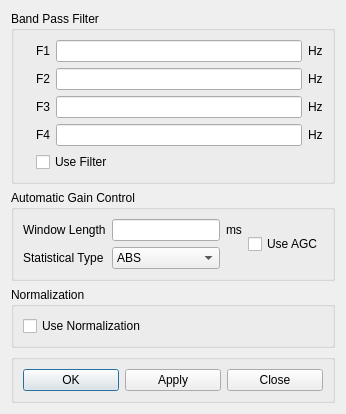
<?xml version="1.0" encoding="UTF-8"?>
<ui version="4.0">
 <class>ProcParmDialog</class>
 <widget class="QDialog" name="ProcParmDialog">
  <property name="windowTitle">
   <string>Processing Parameters</string>
  </property>
  <property name="modal">
   <bool>true</bool>
  </property>
  <layout class="QVBoxLayout" name="verticalLayout_6">
   <item>
    <widget class="QGroupBox" name="groupBox">
     <property name="title">
      <string>Band Pass Filter</string>
     </property>
     <layout class="QHBoxLayout" name="horizontalLayout_14">
      <item>
       <widget class="QLabel" name="label">
        <property name="text">
         <string/>
        </property>
        <property name="pixmap">
         <pixmap resource="myrc.qrc">:/images/Filt.png</pixmap>
        </property>
       </widget>
      </item>
      <item>
       <layout class="QVBoxLayout" name="verticalLayout_2">
        <item>
         <layout class="QHBoxLayout" name="horizontalLayout">
          <item>
           <widget class="QLabel" name="label_2">
            <property name="text">
             <string>F1</string>
            </property>
           </widget>
          </item>
          <item>
           <widget class="QLineEdit" name="edF1"/>
          </item>
          <item>
           <widget class="QLabel" name="label_3">
            <property name="text">
             <string>Hz</string>
            </property>
           </widget>
          </item>
         </layout>
        </item>
        <item>
         <layout class="QHBoxLayout" name="horizontalLayout_2">
          <item>
           <widget class="QLabel" name="label_4">
            <property name="text">
             <string>F2</string>
            </property>
           </widget>
          </item>
          <item>
           <widget class="QLineEdit" name="edF2"/>
          </item>
          <item>
           <widget class="QLabel" name="label_5">
            <property name="text">
             <string>Hz</string>
            </property>
           </widget>
          </item>
         </layout>
        </item>
        <item>
         <layout class="QHBoxLayout" name="horizontalLayout_3">
          <item>
           <widget class="QLabel" name="label_6">
            <property name="text">
             <string>F3</string>
            </property>
           </widget>
          </item>
          <item>
           <widget class="QLineEdit" name="edF3"/>
          </item>
          <item>
           <widget class="QLabel" name="label_7">
            <property name="text">
             <string>Hz</string>
            </property>
           </widget>
          </item>
         </layout>
        </item>
        <item>
         <layout class="QHBoxLayout" name="horizontalLayout_4">
          <item>
           <widget class="QLabel" name="label_8">
            <property name="text">
             <string>F4</string>
            </property>
           </widget>
          </item>
          <item>
           <widget class="QLineEdit" name="edF4"/>
          </item>
          <item>
           <widget class="QLabel" name="label_9">
            <property name="text">
             <string>Hz</string>
            </property>
           </widget>
          </item>
         </layout>
        </item>
        <item>
         <widget class="QCheckBox" name="ckFilt">
          <property name="text">
           <string>Use Filter</string>
          </property>
         </widget>
        </item>
       </layout>
      </item>
     </layout>
    </widget>
   </item>
   <item>
    <widget class="QGroupBox" name="groupBox_2">
     <property name="title">
      <string>Automatic Gain Control</string>
     </property>
     <layout class="QHBoxLayout" name="horizontalLayout_5">
      <item>
       <layout class="QGridLayout" name="gridLayout">
        <item row="0" column="0">
         <widget class="QLabel" name="label_10">
          <property name="text">
           <string>Window Length</string>
          </property>
         </widget>
        </item>
        <item row="0" column="1">
         <widget class="QLineEdit" name="edAgcw">
          <property name="minimumSize">
           <size>
            <width>72</width>
            <height>0</height>
           </size>
          </property>
         </widget>
        </item>
        <item row="0" column="2">
         <widget class="QLabel" name="label_11">
          <property name="text">
           <string>ms</string>
          </property>
         </widget>
        </item>
        <item row="1" column="0">
         <widget class="QLabel" name="label_12">
          <property name="text">
           <string>Statistical Type</string>
          </property>
         </widget>
        </item>
        <item row="1" column="1">
         <widget class="QComboBox" name="cbAgcType">
          <property name="editable">
           <bool>false</bool>
          </property>
          <item>
           <property name="text">
            <string>ABS</string>
           </property>
          </item>
          <item>
           <property name="text">
            <string>RMS</string>
           </property>
          </item>
         </widget>
        </item>
       </layout>
      </item>
      <item>
       <layout class="QVBoxLayout" name="verticalLayout">
        <property name="spacing">
         <number>2</number>
        </property>
        <item>
         <widget class="QCheckBox" name="ckAgc">
          <property name="text">
           <string>Use AGC</string>
          </property>
         </widget>
        </item>
       </layout>
      </item>
     </layout>
    </widget>
   </item>
   <item>
    <widget class="QGroupBox" name="groupBox_4">
     <property name="title">
      <string>Normalization</string>
     </property>
     <layout class="QHBoxLayout" name="horizontalLayout_16">
      <item>
       <layout class="QVBoxLayout" name="verticalLayout_4">
        <property name="spacing">
         <number>2</number>
        </property>
        <item>
         <widget class="QCheckBox" name="ckNorm">
          <property name="text">
           <string>Use Normalization</string>
          </property>
         </widget>
        </item>
       </layout>
      </item>
      <item>
       <spacer name="horizontalSpacer_2">
        <property name="orientation">
         <enum>Qt::Horizontal</enum>
        </property>
        <property name="sizeHint" stdset="0">
         <size>
          <width>0</width>
          <height>20</height>
         </size>
        </property>
       </spacer>
      </item>
     </layout>
    </widget>
   </item>
   <item>
    <widget class="QGroupBox" name="groupBox_3">
     <property name="title">
      <string/>
     </property>
     <layout class="QVBoxLayout" name="verticalLayout_3">
      <item>
       <layout class="QHBoxLayout" name="horizontalLayout_7">
        <item>
         <widget class="QPushButton" name="okButton">
          <property name="text">
           <string>OK</string>
          </property>
         </widget>
        </item>
        <item>
         <widget class="QPushButton" name="applyButton">
          <property name="text">
           <string>Apply</string>
          </property>
         </widget>
        </item>
        <item>
         <widget class="QPushButton" name="closeButton">
          <property name="text">
           <string>Close</string>
          </property>
         </widget>
        </item>
       </layout>
      </item>
     </layout>
    </widget>
   </item>
  </layout>
 </widget>
 <resources>
  <include location="myrc.qrc"/>
 </resources>
 <connections/>
</ui>
